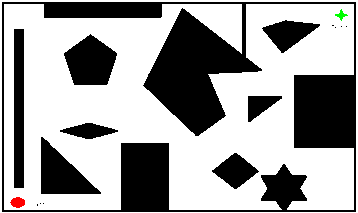
#> input picture examples/maze1.png, 358 x 213 px
$ python img2bin.py examples/maze1.png out.png
#> lines starting #> are read from the running program, lines starting #| are printed output that depends on the picture; after the words box and inside, x2 and y2 are one past the last pixel; in counts of white or black regions, pixels touching at a corner belong together
#!/usr/bin/env python

import argparse
import numpy as np
from PIL import Image

MAX_VAL = 255
THRESH = int(MAX_VAL / 1.25)
FORMAT = 'png'


def img2bin(img_path: str, img_output: str) -> None:
#> called with img_path = 'examples/maze1.png', img_output = 'out.png'
    img = Image.open(img_path)
#> img is the input picture: PIL image 358x213 RGBA; mean R, G, B, A 160.8, 160.6, 160.4, 255
    img = img.convert('L').convert('RGB')
#> img: PIL image 358x213 RGB
    data = np.array(img)
    data_bool = data > THRESH
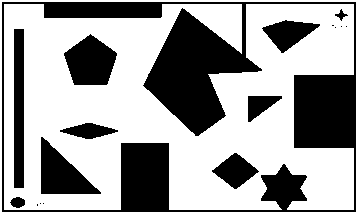
#> data_bool: shape (213, 358, 3) bool; 62.9% white; 17 black regions (7 under 20 px), largest, box (x1, y1, x2, y2) and area: (2, 2, 356, 212) 19907, (64, 34, 117, 85) 1888, (41, 137, 101, 194) 1795
    data_bin = data_bool * MAX_VAL
    img_bw = Image.fromarray(np.uint8(data_bin))
    img_bw.save(img_output, format=FORMAT)

def main(args: argparse.Namespace) -> None:
    img2bin(args.input, args.output)

if __name__ == '__main__':
    parser = argparse.ArgumentParser(
        description='Herramienta para formatear laberintos para poder ser resueltos')
    parser.add_argument(
        'input', help='nombre de la imagen a convertir')
    parser.add_argument(
        'output', help='nombre de la imagen convertida')

    args = parser.parse_args()
    main(args)
